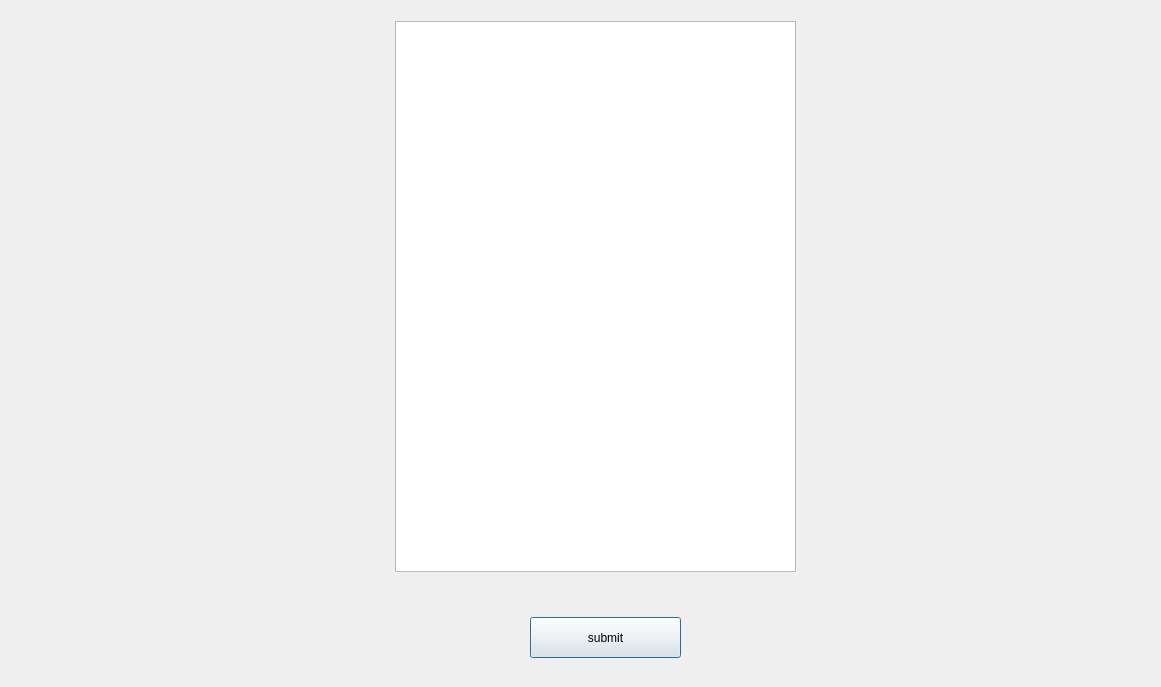
<?xml version="1.0" encoding="UTF-8"?>
<ui version="4.0">
 <class>FillHoles</class>
 <widget class="QDialog" name="FillHoles">
  <property name="geometry">
   <rect>
    <x>0</x>
    <y>0</y>
    <width>1161</width>
    <height>687</height>
   </rect>
  </property>
  <property name="windowTitle">
   <string>Dialog</string>
  </property>
  <widget class="QTableView" name="table">
   <property name="geometry">
    <rect>
     <x>395</x>
     <y>21</y>
     <width>401</width>
     <height>551</height>
    </rect>
   </property>
  </widget>
  <widget class="QPushButton" name="submit">
   <property name="geometry">
    <rect>
     <x>530</x>
     <y>617</y>
     <width>151</width>
     <height>41</height>
    </rect>
   </property>
   <property name="text">
    <string>submit</string>
   </property>
  </widget>
 </widget>
 <resources/>
 <connections/>
</ui>
